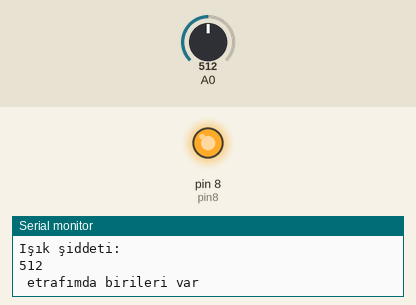
This sketch was run on a simulated Arduino Uno, built with avr-gcc and run on an emulated ATmega328P. On the bench: output pins drawn as LEDs (lit = HIGH), the last lines printed to the serial monitor. Inputs (shaded band) come from the test bench; at power-on: A0 = 512.

Above: at 1.9 s.
2.0 s: A0 set to 482
At 3.3 s:
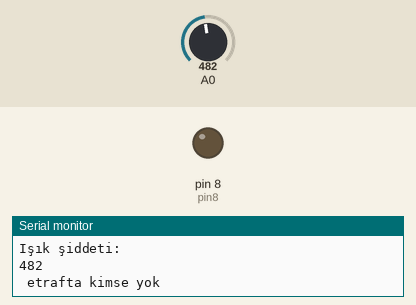
3.7 s: A0 set to 510
At 4.8 s:
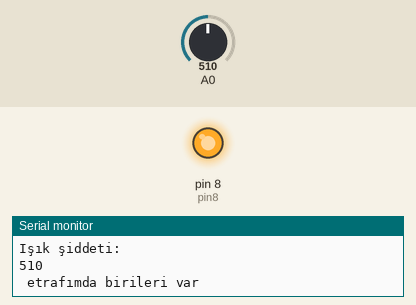
5.2 s: A0 set to 490
At 6.5 s:
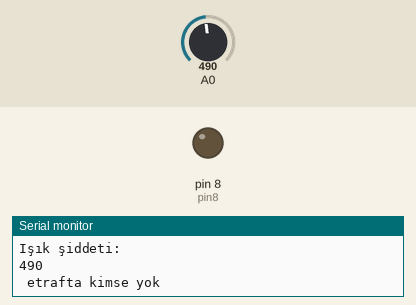
Timing chart, 0 to 8.2 s (numbered marks = the images above; inputs shaded):
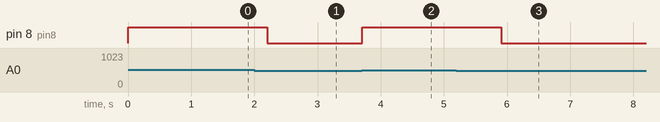

Measured:
- the behaviour switches between 501 and 500 on A0 (found by bisection; images 0 and 1)
- after the input at 2.0 s, pin 8 (pin8): HIGH → LOW after 0.20 s
- after the input at 3.7 s, pin 8 (pin8): LOW → HIGH at once
- after the input at 5.2 s, pin 8 (pin8): HIGH → LOW after 0.71 s

The sketch:

isik_saka.ino
```cpp
int pin8=8;
void setup() {
  // put your setup code here, to run once:
  Serial.begin(9600);
  pinMode(A0,INPUT);
  pinMode(pin8,OUTPUT);

}

void loop() {
  int LDRDeger=analogRead(A0);
  Serial.println("Işık şiddeti:");
  Serial.println(LDRDeger);


  // put your main code here, to run repeatedly:

  if(LDRDeger>500)
  {
    Serial.println(" etrafımda birileri var ");
  digitalWrite(pin8,HIGH);

  delay(1000);
  }
  else
  {
    Serial.println(" etrafta kimse yok");
  digitalWrite(pin8,LOW);

  }

  delay(100);
}
```
